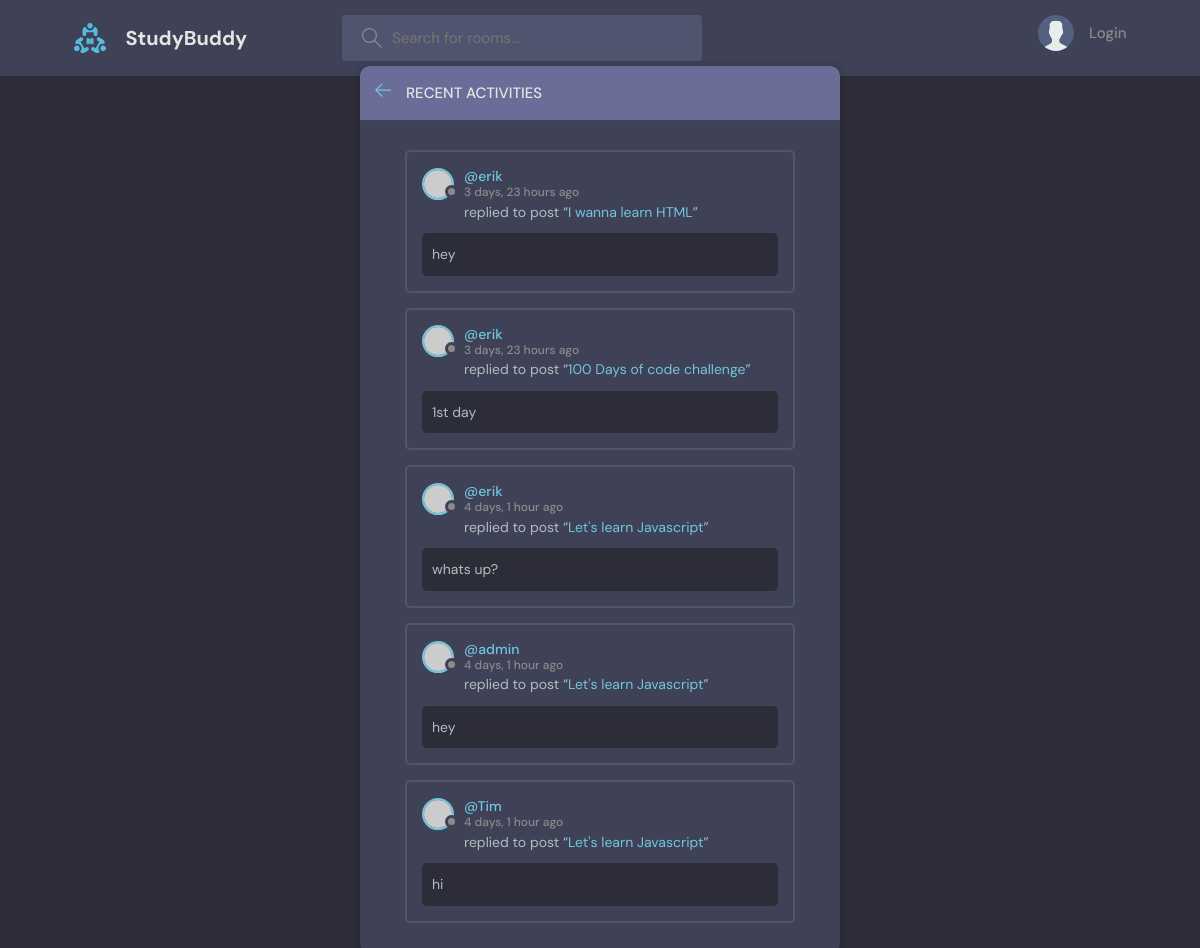
Before: /activity with the older database file.
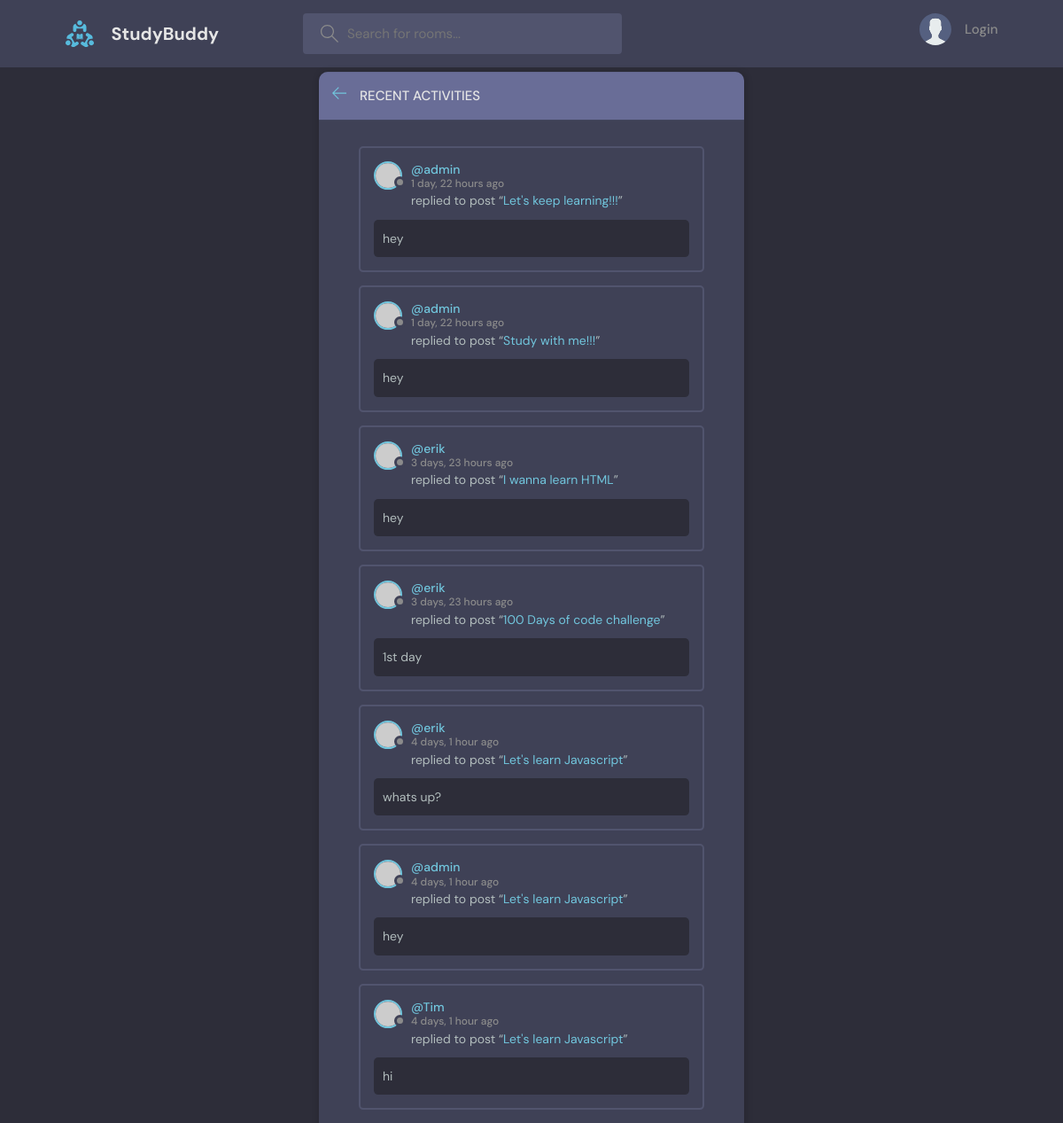
After: the same page with the newer database file.
### base/models.py (models this page shows, shortened)
class Message(models.Model):
    user = models.ForeignKey(User, on_delete=models.CASCADE)
    room = models.ForeignKey(Room, on_delete=models.CASCADE)
    body = models.TextField()
    updated = models.DateTimeField(auto_now=True)
    created = models.DateTimeField(auto_now_add=True)
    class Meta:
        ordering = ['-updated','-created']

class Room(models.Model):
    host = models.ForeignKey(User, on_delete=models.SET_NULL, null=True)
    topic = models.ForeignKey(Topic, on_delete=models.SET_NULL, null=True)
    name = models.CharField(max_length=200)
    description = models.TextField(null=True,blank=True)
    participants = models.ManyToManyField(User,related_name='participants', blank=True)
    updated = models.DateTimeField(auto_now=True)
    created = models.DateTimeField(auto_now_add=True)
    class Meta:
        ordering = ['-updated','-created']
    def __str__(self):
        return self.name

### base/views.py (the view)
# urls.py: path('activity',views.activitypage, name='activity'),
def activitypage(request):
    room_messages = Message.objects.all()
    context = {'room_messages': room_messages}
    return render(request,'base/activity.html',context)

### base/templates/base/activity.html (shortened to what this page needs)
{% extends 'main.html' %}
{% block content %}
<main class="layout">
  <div class="container">
    <div class="layout__box">
      <div class="layout__boxHeader">
        <div class="layout__boxTitle">
          <a href="{% url 'home' %}">
            <svg version="1.1" xmlns="http://www.w3.org/2000/svg" width="32" height="32" viewBox="0 0 32 32">
              <title>arrow-left</title>
              <path
                d="M13.723 2.286l-13.723 13.714 13.719 13.714 1.616-1.611-10.96-10.96h27.625v-2.286h-27.625l10.965-10.965-1.616-1.607z">
              </path>
            </svg>
          </a>
          <h3>Recent Activities</h3>
        </div>
      </div>
      <div class="activities-page layout__body">
        {% for message in room_messages %}
        <div class="activities__box">
          <div class="activities__boxHeader roomListRoom__header">
            <a href="{% url 'user-profile' message.user.id %}" class="roomListRoom__author">
              <div class="avatar avatar--small">
                <img src="https://randomuser.me/api/portraits/women/11.jpg" />
              </div>
              <p>
                @{{message.user}}
                <span>{{message.created|timesince}} ago</span>
              </p>
            </a>
          </div>
          <div class="activities__boxContent">
            <p>replied to post “<a href="{% url 'room' message.room.id %}">{{message.room}}</a>”</p>
            <div class="activities__boxRoomContent">
              {{message.body}}
            </div>
          </div>
        </div>
        {% endfor %}
      </div>
    </div>
  </div>
</main>
{% endblock %}

Changed rows visible on the page:
added Message: user "admin", created "1 day, 22 hours", room "Let's keep learning!!!", body "hey"
added Message: user "admin", created "1 day, 22 hours", room "Study with me!!!", body "hey"
